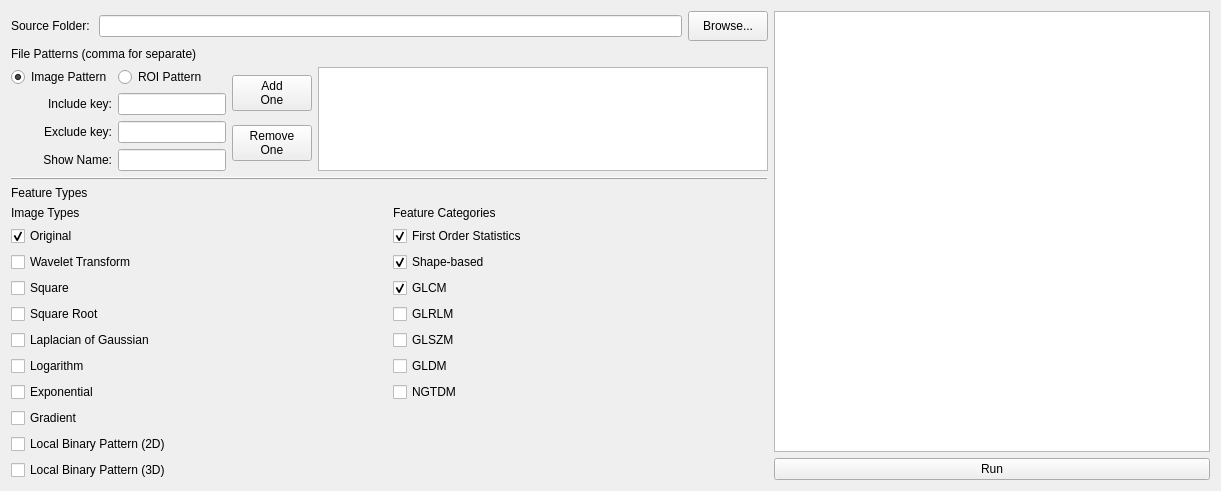
<?xml version="1.0" encoding="UTF-8"?>
<ui version="4.0">
 <class>FeatureExtraction</class>
 <widget class="QWidget" name="FeatureExtraction">
  <property name="geometry">
   <rect>
    <x>0</x>
    <y>0</y>
    <width>1221</width>
    <height>479</height>
   </rect>
  </property>
  <property name="windowTitle">
   <string>Feature Extraction</string>
  </property>
  <layout class="QGridLayout" name="gridLayout_3">
   <item row="0" column="0">
    <layout class="QHBoxLayout" name="horizontalLayout_5">
     <item>
      <layout class="QVBoxLayout" name="verticalLayout_8">
       <item>
        <layout class="QVBoxLayout" name="verticalLayout_2">
         <item>
          <layout class="QHBoxLayout" name="horizontalLayout_2">
           <item>
            <widget class="QLabel" name="labelSource">
             <property name="text">
              <string>Source Folder: </string>
             </property>
            </widget>
           </item>
           <item>
            <widget class="QLineEdit" name="lineEditSourceFolder"/>
           </item>
           <item>
            <widget class="QPushButton" name="buttonBrowseSourceFolder">
             <property name="sizePolicy">
              <sizepolicy hsizetype="Minimum" vsizetype="Fixed">
               <horstretch>0</horstretch>
               <verstretch>0</verstretch>
              </sizepolicy>
             </property>
             <property name="minimumSize">
              <size>
               <width>0</width>
               <height>30</height>
              </size>
             </property>
             <property name="text">
              <string>Browse...</string>
             </property>
            </widget>
           </item>
          </layout>
         </item>
         <item>
          <layout class="QGridLayout" name="gridLayout_2">
           <item row="0" column="0" colspan="2">
            <widget class="QLabel" name="labelImageFilePatterns">
             <property name="text">
              <string>File Patterns (comma for separate)</string>
             </property>
            </widget>
           </item>
          </layout>
         </item>
         <item>
          <layout class="QHBoxLayout" name="horizontalLayout">
           <item>
            <layout class="QGridLayout" name="gridLayout" rowstretch="0,0,0,0">
             <item row="3" column="1">
              <widget class="QLineEdit" name="lineEditkeyShowName"/>
             </item>
             <item row="1" column="0">
              <widget class="QLabel" name="labelImageFilePatterns_2">
               <property name="text">
                <string>Include key:</string>
               </property>
               <property name="alignment">
                <set>Qt::AlignRight|Qt::AlignTrailing|Qt::AlignVCenter</set>
               </property>
              </widget>
             </item>
             <item row="2" column="1">
              <widget class="QLineEdit" name="lineEditkeyExclude"/>
             </item>
             <item row="1" column="1">
              <widget class="QLineEdit" name="lineEditkeyInclude"/>
             </item>
             <item row="3" column="0">
              <widget class="QLabel" name="labelImageFilePatterns_4">
               <property name="layoutDirection">
                <enum>Qt::LeftToRight</enum>
               </property>
               <property name="text">
                <string>Show Name:</string>
               </property>
               <property name="alignment">
                <set>Qt::AlignRight|Qt::AlignTrailing|Qt::AlignVCenter</set>
               </property>
              </widget>
             </item>
             <item row="2" column="0">
              <widget class="QLabel" name="labelImageFilePatterns_3">
               <property name="text">
                <string>Exclude key:</string>
               </property>
               <property name="alignment">
                <set>Qt::AlignRight|Qt::AlignTrailing|Qt::AlignVCenter</set>
               </property>
              </widget>
             </item>
             <item row="0" column="0">
              <widget class="QRadioButton" name="radioImagePattern">
               <property name="text">
                <string>Image Pattern</string>
               </property>
               <property name="checked">
                <bool>true</bool>
               </property>
              </widget>
             </item>
             <item row="0" column="1">
              <widget class="QRadioButton" name="radioRoiPattern">
               <property name="text">
                <string>ROI Pattern</string>
               </property>
              </widget>
             </item>
            </layout>
           </item>
           <item>
            <layout class="QVBoxLayout" name="verticalLayout">
             <item>
              <widget class="QPushButton" name="buttonAddOne">
               <property name="sizePolicy">
                <sizepolicy hsizetype="Minimum" vsizetype="Fixed">
                 <horstretch>0</horstretch>
                 <verstretch>0</verstretch>
                </sizepolicy>
               </property>
               <property name="minimumSize">
                <size>
                 <width>0</width>
                 <height>30</height>
                </size>
               </property>
               <property name="text">
                <string>Add
One</string>
               </property>
              </widget>
             </item>
             <item>
              <widget class="QPushButton" name="buttonRemoveOne">
               <property name="sizePolicy">
                <sizepolicy hsizetype="Minimum" vsizetype="Fixed">
                 <horstretch>0</horstretch>
                 <verstretch>0</verstretch>
                </sizepolicy>
               </property>
               <property name="minimumSize">
                <size>
                 <width>0</width>
                 <height>30</height>
                </size>
               </property>
               <property name="text">
                <string>Remove
One</string>
               </property>
              </widget>
             </item>
            </layout>
           </item>
           <item>
            <widget class="QTableWidget" name="tableFilePattern">
             <property name="sizePolicy">
              <sizepolicy hsizetype="Fixed" vsizetype="Expanding">
               <horstretch>0</horstretch>
               <verstretch>0</verstretch>
              </sizepolicy>
             </property>
             <property name="minimumSize">
              <size>
               <width>450</width>
               <height>0</height>
              </size>
             </property>
             <property name="maximumSize">
              <size>
               <width>500</width>
               <height>16777215</height>
              </size>
             </property>
            </widget>
           </item>
          </layout>
         </item>
        </layout>
       </item>
       <item>
        <layout class="QVBoxLayout" name="verticalLayout_7">
         <item>
          <layout class="QVBoxLayout" name="verticalLayout_5">
           <item>
            <widget class="QFrame" name="frame_3">
             <property name="frameShape">
              <enum>QFrame::HLine</enum>
             </property>
             <property name="frameShadow">
              <enum>QFrame::Raised</enum>
             </property>
            </widget>
           </item>
           <item>
            <widget class="QLabel" name="labelSource_2">
             <property name="text">
              <string>Feature Types</string>
             </property>
            </widget>
           </item>
           <item>
            <layout class="QHBoxLayout" name="horizontalLayout_3">
             <item>
              <layout class="QVBoxLayout" name="verticalLayout_4">
               <item>
                <widget class="QLabel" name="label_2">
                 <property name="text">
                  <string>Image Types</string>
                 </property>
                </widget>
               </item>
               <item>
                <widget class="QCheckBox" name="checkBoxOriginal">
                 <property name="text">
                  <string>Original</string>
                 </property>
                 <property name="checked">
                  <bool>true</bool>
                 </property>
                </widget>
               </item>
               <item>
                <widget class="QCheckBox" name="checkBoxWavelet">
                 <property name="text">
                  <string>Wavelet Transform</string>
                 </property>
                </widget>
               </item>
               <item>
                <widget class="QCheckBox" name="checkBoxSquare">
                 <property name="text">
                  <string>Square</string>
                 </property>
                </widget>
               </item>
               <item>
                <widget class="QCheckBox" name="checkBoxSquareRoot">
                 <property name="text">
                  <string>Square Root</string>
                 </property>
                </widget>
               </item>
               <item>
                <widget class="QCheckBox" name="checkBoxLoG">
                 <property name="text">
                  <string>Laplacian of Gaussian</string>
                 </property>
                </widget>
               </item>
               <item>
                <widget class="QCheckBox" name="checkBoxLogarithm">
                 <property name="text">
                  <string>Logarithm</string>
                 </property>
                </widget>
               </item>
               <item>
                <widget class="QCheckBox" name="checkBoxExponential">
                 <property name="text">
                  <string>Exponential</string>
                 </property>
                </widget>
               </item>
               <item>
                <widget class="QCheckBox" name="checkBoxGradient">
                 <property name="text">
                  <string>Gradient</string>
                 </property>
                </widget>
               </item>
               <item>
                <widget class="QCheckBox" name="checkBoxLocalBinaryPattern2D">
                 <property name="text">
                  <string>Local Binary Pattern (2D)</string>
                 </property>
                </widget>
               </item>
               <item>
                <widget class="QCheckBox" name="checkBoxLocalBinaryPattern3D">
                 <property name="text">
                  <string>Local Binary Pattern (3D)</string>
                 </property>
                </widget>
               </item>
               <item>
                <spacer name="verticalSpacer_2">
                 <property name="orientation">
                  <enum>Qt::Vertical</enum>
                 </property>
                 <property name="sizeHint" stdset="0">
                  <size>
                   <width>20</width>
                   <height>40</height>
                  </size>
                 </property>
                </spacer>
               </item>
              </layout>
             </item>
             <item>
              <layout class="QVBoxLayout" name="verticalLayout_3">
               <item>
                <widget class="QLabel" name="label_3">
                 <property name="text">
                  <string>Feature Categories</string>
                 </property>
                </widget>
               </item>
               <item>
                <widget class="QCheckBox" name="checkBoxFirstOrderStatistics">
                 <property name="text">
                  <string>First Order Statistics</string>
                 </property>
                 <property name="checked">
                  <bool>true</bool>
                 </property>
                </widget>
               </item>
               <item>
                <widget class="QCheckBox" name="checkBoxShapeBased2D">
                 <property name="text">
                  <string>Shape-based</string>
                 </property>
                 <property name="checked">
                  <bool>true</bool>
                 </property>
                </widget>
               </item>
               <item>
                <widget class="QCheckBox" name="checkBoxGLCM">
                 <property name="toolTip">
                  <string>Gray Level Cooccurence Matrix</string>
                 </property>
                 <property name="text">
                  <string>GLCM</string>
                 </property>
                 <property name="checked">
                  <bool>true</bool>
                 </property>
                </widget>
               </item>
               <item>
                <widget class="QCheckBox" name="checkBoxGLRLM">
                 <property name="toolTip">
                  <string>Gray Level Run Length Matrix</string>
                 </property>
                 <property name="text">
                  <string>GLRLM</string>
                 </property>
                </widget>
               </item>
               <item>
                <widget class="QCheckBox" name="checkBoxGLSZM">
                 <property name="toolTip">
                  <string>Gray Level Size Zone Matrix</string>
                 </property>
                 <property name="text">
                  <string>GLSZM</string>
                 </property>
                </widget>
               </item>
               <item>
                <widget class="QCheckBox" name="checkBoxGLDM">
                 <property name="toolTip">
                  <string>Gray Level Dependence Matrix</string>
                 </property>
                 <property name="text">
                  <string>GLDM</string>
                 </property>
                </widget>
               </item>
               <item>
                <widget class="QCheckBox" name="checkBoxNGTDM">
                 <property name="toolTip">
                  <string>Neigboring Gray Tone Difference Matrix</string>
                 </property>
                 <property name="text">
                  <string>NGTDM</string>
                 </property>
                </widget>
               </item>
               <item>
                <spacer name="verticalSpacer">
                 <property name="orientation">
                  <enum>Qt::Vertical</enum>
                 </property>
                 <property name="sizeHint" stdset="0">
                  <size>
                   <width>20</width>
                   <height>40</height>
                  </size>
                 </property>
                </spacer>
               </item>
              </layout>
             </item>
            </layout>
           </item>
          </layout>
         </item>
         <item>
          <layout class="QHBoxLayout" name="horizontalLayout_4"/>
         </item>
        </layout>
       </item>
      </layout>
     </item>
     <item>
      <layout class="QVBoxLayout" name="verticalLayout_6">
       <item>
        <widget class="QPlainTextEdit" name="plainTextOutput">
         <property name="minimumSize">
          <size>
           <width>400</width>
           <height>0</height>
          </size>
         </property>
        </widget>
       </item>
       <item>
        <widget class="QPushButton" name="buttonRun">
         <property name="text">
          <string>Run</string>
         </property>
        </widget>
       </item>
      </layout>
     </item>
    </layout>
   </item>
  </layout>
 </widget>
 <tabstops>
  <tabstop>lineEditSourceFolder</tabstop>
  <tabstop>buttonBrowseSourceFolder</tabstop>
  <tabstop>lineEditkeyInclude</tabstop>
  <tabstop>lineEditkeyExclude</tabstop>
  <tabstop>lineEditkeyShowName</tabstop>
  <tabstop>radioImagePattern</tabstop>
  <tabstop>radioRoiPattern</tabstop>
  <tabstop>buttonAddOne</tabstop>
  <tabstop>buttonRemoveOne</tabstop>
  <tabstop>tableFilePattern</tabstop>
  <tabstop>checkBoxOriginal</tabstop>
  <tabstop>checkBoxWavelet</tabstop>
  <tabstop>checkBoxSquare</tabstop>
  <tabstop>checkBoxSquareRoot</tabstop>
  <tabstop>checkBoxLoG</tabstop>
  <tabstop>checkBoxLogarithm</tabstop>
  <tabstop>checkBoxExponential</tabstop>
  <tabstop>checkBoxGradient</tabstop>
  <tabstop>checkBoxLocalBinaryPattern2D</tabstop>
  <tabstop>checkBoxLocalBinaryPattern3D</tabstop>
  <tabstop>checkBoxFirstOrderStatistics</tabstop>
  <tabstop>checkBoxShapeBased2D</tabstop>
  <tabstop>checkBoxGLCM</tabstop>
  <tabstop>checkBoxGLRLM</tabstop>
  <tabstop>checkBoxGLSZM</tabstop>
  <tabstop>checkBoxGLDM</tabstop>
  <tabstop>checkBoxNGTDM</tabstop>
  <tabstop>plainTextOutput</tabstop>
  <tabstop>buttonRun</tabstop>
 </tabstops>
 <resources/>
 <connections/>
</ui>
